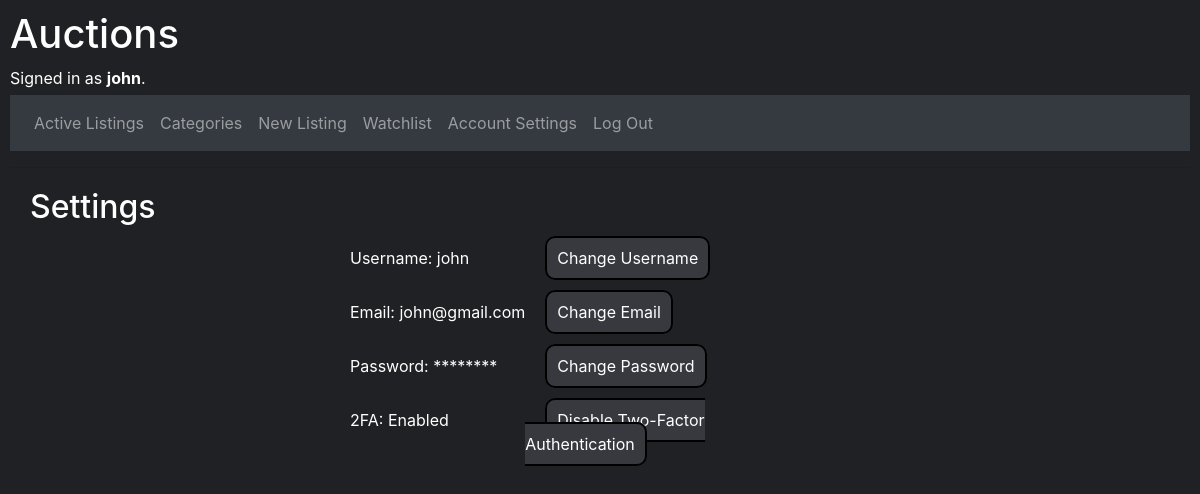
/settings (signed in), run on an earlier commit of the app's database.
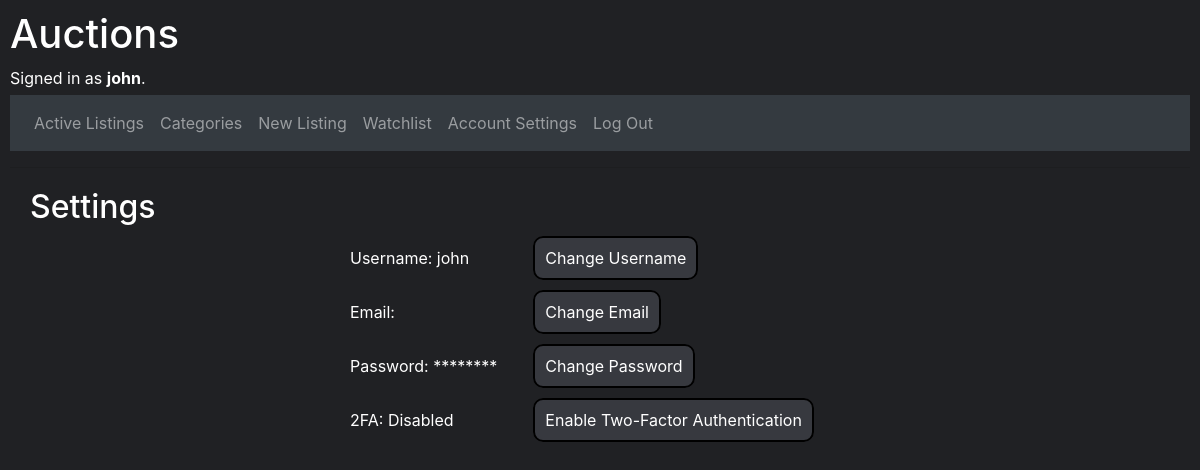
And on a later commit of the database.
### auctions/models.py (models this page shows, shortened)
class User(AbstractUser):
    id = models.AutoField(primary_key=True)
    username = models.CharField(max_length=50, blank=True, null=True, unique=True)
    email = models.EmailField(max_length=30)
    password = models.CharField(max_length=50, blank=True, null=True, unique=True)
    otpkey = models.CharField(max_length=32, blank=True, null=True, default=None)
    twofactorenabled= models.BooleanField(default=False)

### auctions/views.py (the view)
# urls.py: path('settings', views.settings, name='settings'),
def settings(request):
    return render(request, 'auctions/settings.html')

### auctions/templates/auctions/settings.html
{% extends "auctions/layout.html" %}
{% block body%}
<h2 style="margin:20px;">Settings</h2>
<div class="settings">
    <div class="settingsinfo" style="margin-top:0px;">
        Username: {{user.username}}
    </div>
    <div class="settingsbutton" style="margin-top:0px;">
        <a class="link" style="padding:10px;  border: 2px solid black" href="{% url 'changeusername' %}">Change Username</a>
    </div>
    <div class="settingsinfo">
        Email: {{user.email}}
    </div>
    <div class="settingsbutton">
        <a class="link" style="padding:10px;  border: 2px solid black" href="{% url 'email' %}">Change Email</a>
    </div>
    <div class="settingsinfo">
        Password: ********
    </div>
    <div class="settingsbutton">
        <a class="link" style="padding:10px; margin:20px; border: 2px solid black" href="{% url 'changepass' %}">Change Password</a>
    </div>
    <div class="settingsinfo">
        2FA: {% if user.twofactorenabled %} Enabled {% else %} Disabled {% endif %}
    </div>
    <div class="settingsbutton">
        {% if user.twofactorenabled %}
        <a class="link" style="padding:10px; margin:20px; border: 2px solid black" href="{% url 'twofactor' %}">Disable Two-Factor Authentication</a>
        {% else %}
        <a class="link" style="padding:10px; margin:20px; border: 2px solid black" href="{% url 'twofactor' %}">Enable Two-Factor Authentication</a>
        {% endif %}
    </div>
</div>
{% endblock %}

### auctions/templates/auctions/layout.html (shortened to what this page needs)
{% load static %}
<!DOCTYPE html>
<html lang="en">
    <head>
        <link rel="stylesheet" href="https://stackpath.bootstrapcdn.com/bootstrap/4.4.1/css/bootstrap.min.css">
        <link href="{% static 'auctions/styles.css' %}" rel="stylesheet">
    </head>
    <body>
        <h1>Auctions</h1>
        <div style="margin-bottom: 5px;">
            {% if user.is_authenticated %}
                Signed in as <strong>{{ user.username }}</strong>.
            {% else %}
                Not signed in.
            {% endif %}
        </div>
        <nav class="navbar navbar-expand-sm bg-dark navbar-dark">
            <div class="collapse navbar-collapse navbar-menu" id="navbar1">
                <ul class="nav navbar-nav">
                    <li class="nav-item">
                        <a class="nav-link navbar-dark" href="{% url 'index' %}">Active Listings</a>
                    </li>
                    <li class="nav-item">
                        <a class="nav-link" href="{% url 'category' %}">Categories</a>
                    </li>
                    <li class="nav-item">
                        <a class="nav-link" href="{% url 'newlisting' %}">New Listing</a>
                    </li>
                    {% if user.is_authenticated %}
                        <li class="nav-item">
                            <a class="nav-link" href="{% url 'yourlist' %}">Watchlist</a>
                        </li>
                        <li class="nav-item">
                            <a class="nav-link" href="{% url 'settings' %}">Account Settings</a>
                        </li>
                        <li class="nav-item">
                            <a class="nav-link" href="{% url 'logout' %}">Log Out</a>
                        </li>
                    {% endif %}
                </ul>
            </div>
        </nav>
        <hr>
            {% block body %}
            {% endblock %}
    </body>
</html>

What changed in the data, as far as the page shows it:
changed User "john": twofactorenabled True → False (drawn); email "john@gmail.com" → (not shown)
Also different on the page:
text no longer shown: "Enabled Disable Two-Factor Authentication"
text now shown: "Disabled Enable Two-Factor Authentication"
